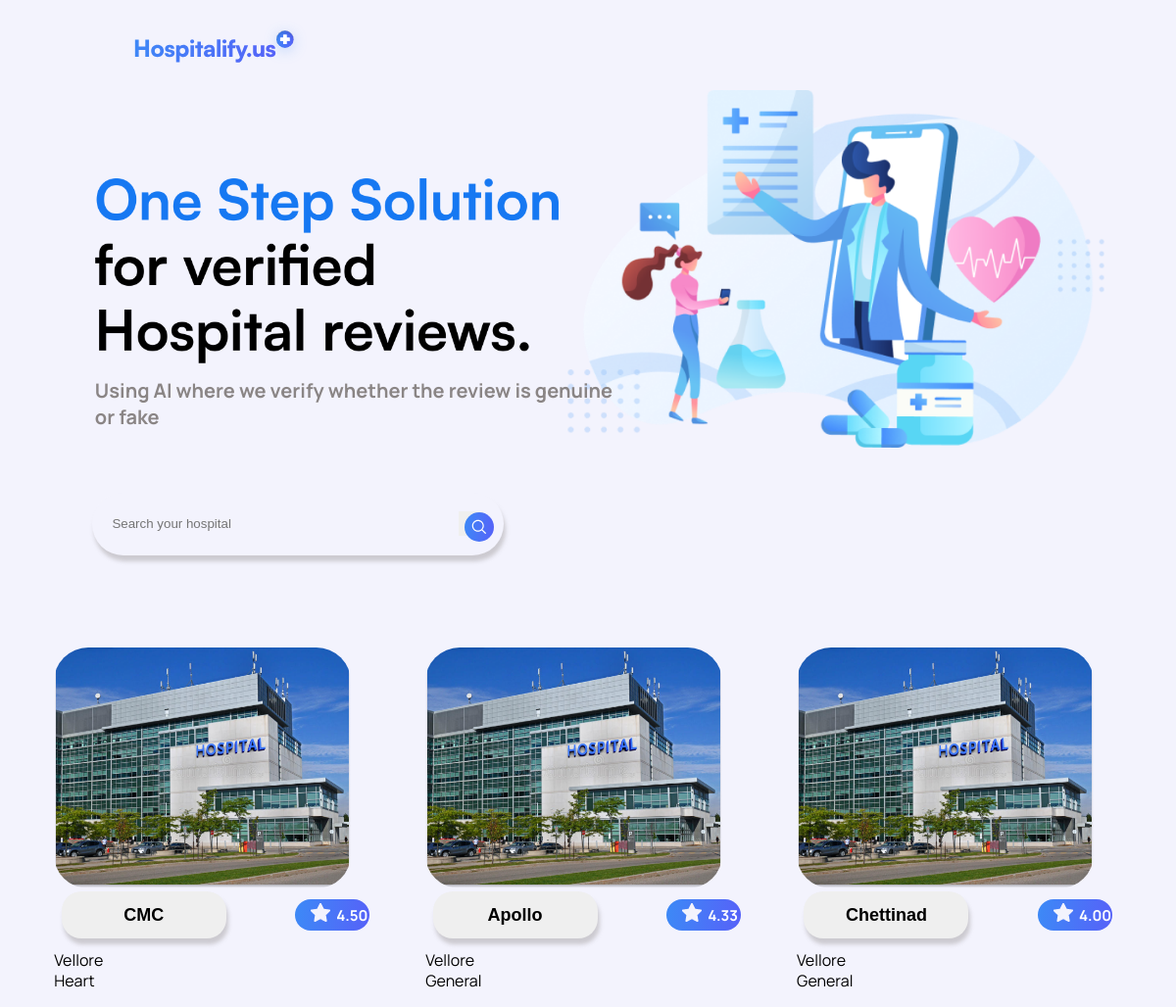
The page / on the database its author committed.
### db.py (models this page shows, shortened)
class Hospital(DB.Model):
    id=DB.Column(DB.Integer,primary_key=True,autoincrement=True)
    name=DB.Column(DB.String(50),nullable=False)
    city_id=DB.Column(DB.Integer,DB.ForeignKey('city.id'),nullable=False)
    speciality=DB.Column(DB.String(50),nullable=False,default='General')

class City(DB.Model):
    id=DB.Column(DB.Integer,primary_key=True,autoincrement=True)
    name=DB.Column(DB.String(50),nullable=False)

### app.py (the view, shortened to what this page needs)
@app.route('/', methods=['GET', 'POST'])
def index():
    hospitals=Hospital.query.all()
    hospital_names=[hospital.name for hospital in hospitals]
    hospital_ids=[hospital.id for hospital in hospitals]
    avgRatings=[]
    for hospital in hospitals:
        reviews=Review.query.filter_by(hospital_id=hospital.id).all()
        if len(reviews)==0:
            avgRatings.append(0)
        else:
            avgRatings.append(round(sum([review.rating for review in reviews])/len(reviews),2))
    cities=[]
    for hospital in hospitals:
        city=City.query.filter_by(id=hospital.city_id).first()
        cities.append(city.name)
    specialities=[]
    for hospital in hospitals:
        specialities.append(hospital.speciality)
    return render_template('index.html',hospital_names=hospital_names,avgRatings=avgRatings,cities=cities,specialities=specialities)

### templates/index.html (shortened to what this page needs)
<!DOCTYPE html>
<html lang="en">
<head>
  <link rel="stylesheet" href="../static/css/style.css">
</head>
<div class="navbar">
  <p class="start"><img src="../static/images/logo.svg" alt="" class="logo"></p>
</div>
<div class="part1">
  <img src="../static/images/One Step Solution for verified Hospital reviews..png" alt="" class="text-img">
  <div class="doc_photos">
    <img src="../static/images/trafalgar-illustration sec03 1.png" alt="" class="doctor">
  </div>
</div>
<p class="p1">Using AI where we verify whether the review is
  genuine <br>or fake</p>
<form action="" class="searchform">
  <input type="text" placeholder="Search your hospital" name="search" class="all">
  <button type="submit" class="searchbar"><img src="../static/images/search-bar.svg" alt=""
      class="buttonimage"></button>
</form>
<div class="card">
  <div class="card1">
    <img src="../static/images/hospitalImage.png" alt="img1" class="card_img">
    <div class="baby_card">
      <div class="card_info">
        <form action="" method="POST">
          <input type="submit" class="hospitalName" value="{{hospital_names[0]}}" name="hospitalName">
        </form>
        <div class="btn">
          <p><img src="../static/images/starr.png" alt="" class="cl"></p>
          <p class="up">{{avgRatings[0]}}</p>
        </div>
      </div>
      <p>{{cities[0]}}</p>
      <p>{{specialities[0]}}</p>
    </div>
  </div>
  <div class="card1">
    <img src="../static/images/hospitalImage.png" alt="img1" class="card_img">
    <div>
      <div class="card_info">
        <form action="" method="POST">
          <input type="submit" class="hospitalName" value="{{hospital_names[1]}}" name="hospitalName">
        </form>
        <div class="btn">
          <p><img src="../static/images/starr.png" alt="" class="cl"></p>
          <p class="up">{{avgRatings[1]}}</p>
        </div>
      </div>
      <p>{{cities[1]}}</p>
      <p>{{specialities[1]}}</p>
    </div>
  </div>
  <div class="card1">
    <img src="../static/images/hospitalImage.png" alt="img1" class="card_img">
    <div>
      <div class="card_info">
        <form action="" method="POST">
          <input type="submit" class="hospitalName" value="{{hospital_names[2]}}" name="hospitalName">
        </form>
        <div class="btn">
          <p><img src="../static/images/starr.png" alt="" class="cl"></p>
          <p class="up">{{avgRatings[2]}}</p>
        </div>
      </div>
      <p>{{cities[2]}}</p>
      <p>{{specialities[2]}}</p>
    </div>
  </div>
</div>
</body>
</html>

### static/css/style.css (style rules this page uses)
.logo { margin-left: 16vh; width: 15%; }
.btn { background: linear-gradient(96.14deg, #3A8EF6 -10.84%, #6F3AFA 196.74%); border-radius: 6vh; color: white; width:5vw; height: 3vh; padding-bottom: 1vh; padding-left: 2vh; display: flex; flex-direction: row; margin-right: -4.5vh; }
textarea, input { outline: none; }
.cl { margin-top: -1.5vh; margin-right:5px ; }
.up { font-size: 15px; font-weight: bold; margin-top: 1.8vh; }
.start { font-family: 'Manrope', sans-serif; font-size: 20px; font-weight: bold; }
.p1 { margin-top: -6.5%; margin-left: 7.5%; font-family: 'Manrope', sans-serif; font-size: 20px; font-weight: bold; color: #8A8585; }
.part1 { display: flex; flex-direction: row; align-items: center; justify-content:space-around; }
.text-img { margin-left: 7.5%; height: 40%; width: 40%; }
.doctor { height: 90%; width: 90%; }
.card { display: flex; flex-direction: row; align-items: center; justify-content: space-between; margin-left: 4%; margin-top: 8%; }
.card1 { display: flex; flex-direction: column; line-height: 5px; }
.card_img { height: 40%; width: 80%; border-radius: 35px; margin-bottom: 3%; }
.searchform { background: #F9F7F7; box-shadow: 2px 6px 4px rgba(145, 139, 139, 0.4); border-radius: 50px; display: flex; flex-direction: row; align-items: center; justify-content: space-between; background-color: #F3F3FD; height: 8vh; width: 35vw; margin-top:8vh; margin-left: 7.2vw; }
.all { width: 60%; height: 6vh; background-color: transparent; border:transparent; text-decoration: none; padding-left: 20px; }
.searchbar { cursor: pointer; width: 25px; height:25px; border: 0; border:transparent; text-decoration: none; margin-right: 5%; }
.buttonimage { background-color: transparent; height: 30px; width: 30px; }
.card_info { display: flex; width: 80%; flex-direction: row; align-items: center; justify-content: space-around; margin-left: 1vh; margin-bottom: 3.5vh; }
.hospitalName { width:14vw; height: 6vh; border: transparent; font-family: 'Poppins', sans-serif; font-size: 18px; font-weight: bold; border-radius: 20px; margin-left: -3vw; margin-top: -1.5vh; margin-bottom: -1.5vh; box-shadow: 2px 6px 4px rgb(145 139 139 / 40%); }

### rows shown on the page
Hospital: hospitalName "CMC", speciality "Heart"
City: name "Vellore"
Hospital: hospitalName "Apollo", speciality "General"
Hospital: hospitalName "Chettinad", speciality "General"

### other values the page prints
{{ avgRatings[0] }} "4.50"
{{ avgRatings[1] }} "4.33"
{{ avgRatings[2] }} "4.00"
